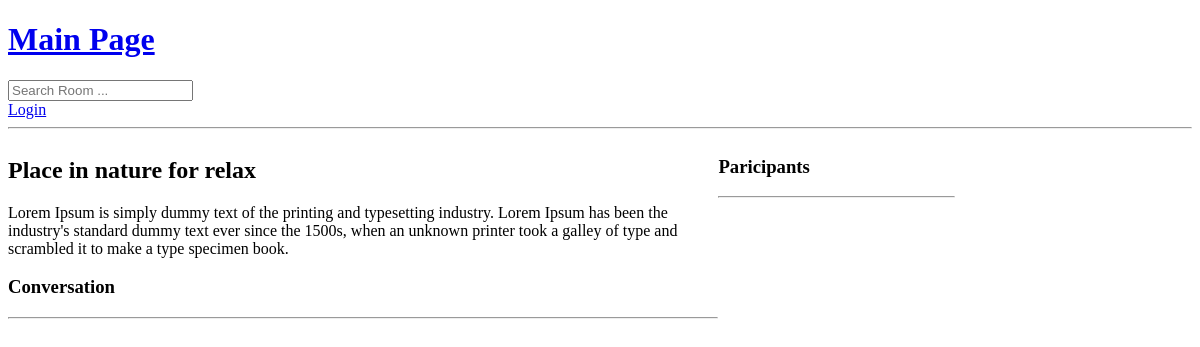
The page /room/2 on the database as committed earlier.
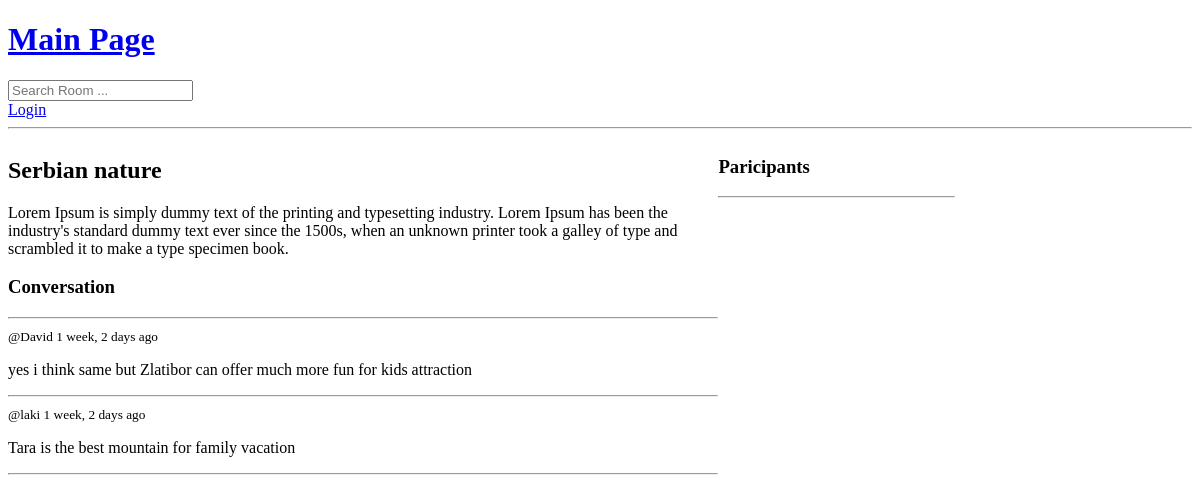
The same page on the database as committed later.
### base/models.py (models this page shows, shortened)
class Room(models.Model):
    host =models.ForeignKey(User,on_delete=models.SET_NULL, null=True)  #person who write post
    topic = models.ForeignKey(Topic, on_delete=models.SET_NULL, null=True)
    name = models.CharField(max_length=200)
    description = models.TextField(blank=True, null=True)
    participants =models.ManyToManyField(User , related_name="participants", blank=True)
    created = models.DateTimeField(auto_now_add=True)
    updated = models.DateTimeField(auto_now=True)
    class Meta:
        ordering = ['-updated', '-created'] #when we put minus sign in front of order field it means orders were be descending (from the newest to the oldest)

class Message(models.Model):
    user = models.ForeignKey(User, on_delete=models.CASCADE)
    room = models.ForeignKey(Room, on_delete=models.CASCADE)
    body = models.TextField(max_length=500)
    created = models.DateTimeField(auto_now_add=True)
    updated = models.DateTimeField(auto_now=True)
    class Meta:
        ordering = ['updated', '-created']

### base/views.py (the view, shortened to what this page needs)
# urls.py: path('room/<str:pk>', views.room, name="room"),
def room(request, pk):
    chased_room = Room.objects.get(id=pk)
    room_messages = chased_room.message_set.all().order_by('-created')
    participants = chased_room.participants.all()
    context = {
        'room': chased_room,
        'room_messages': room_messages,
        'participants': participants
    }
    return render(request, 'room.html', context)

### templates/room.html (shortened to what this page needs)
{% extends 'main.html' %}
{% block content %}
<div class="room-container">
    <div>
        <h2> {{ room.name }} </h2>
        <p> {{room.description}} </p>
        <div class="content-wrapper">
            <h3>Conversation</h3>
            <hr>
            {% for message in room_messages %}
            <small>@{{ message.user }} {{message.created | timesince }} ago</small>
            <div>
                <p>{{ message.body }}</p>
                <hr>
            </div>
            {% endfor %}
        </div>
    </div>
    <div>
        <h3>Paricipants</h3>
        <hr>
    </div>
</div>
{% endblock %}

Rows that differ between the two databases and show on the page:
changed Room: name "Place in nature for relax" → "Serbian nature"
added Message: user "David", created "1 week, 2 days", body "yes i think same but Zlatibor can offer much more fun for kids attraction"
added Message: user "laki", created "1 week, 2 days", body "Tara is the best mountain for family vacation"
